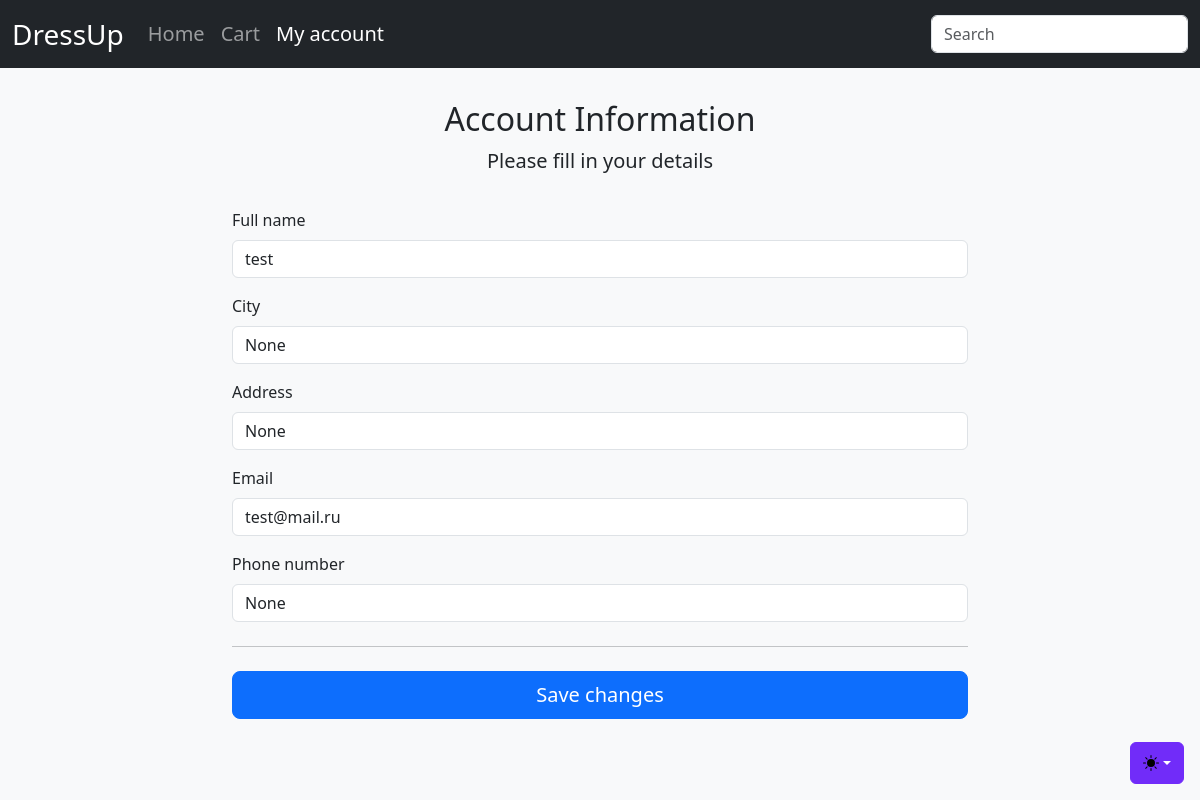
Before: /profile (signed in) with the older database file.
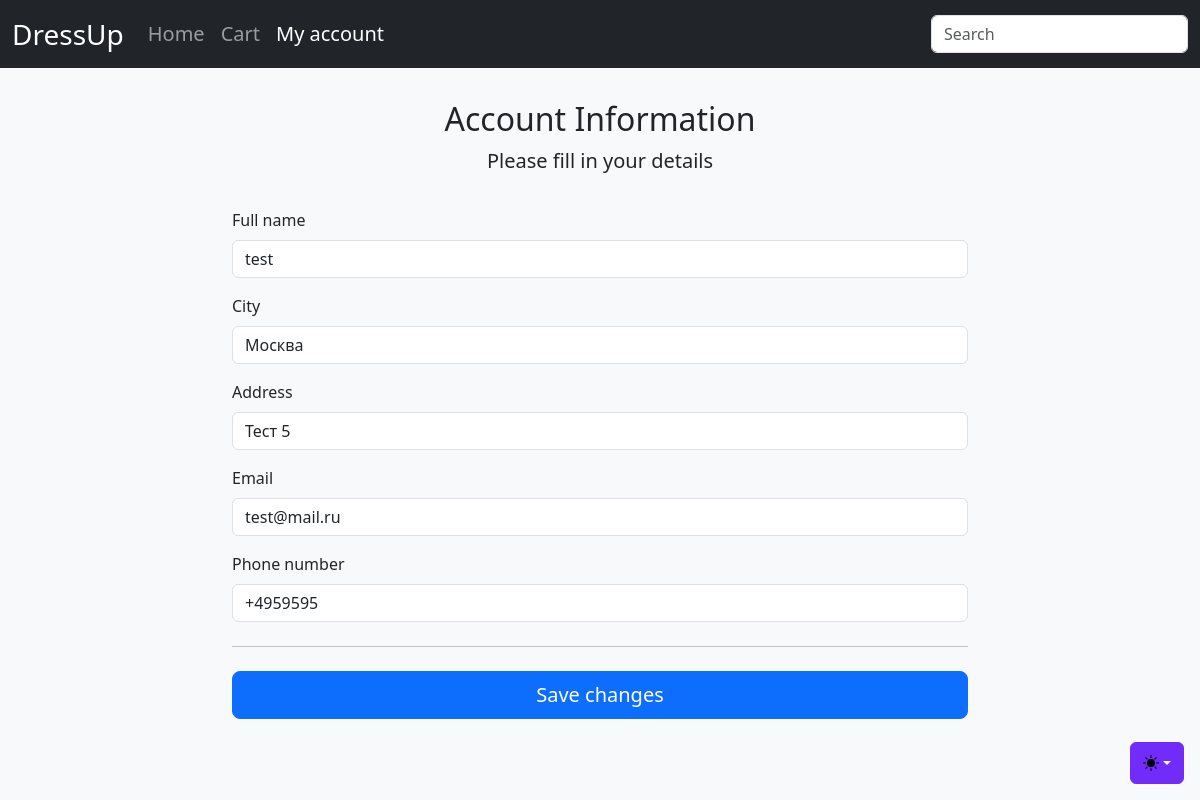
After: the same page with the newer database file.
### data.py (models this page shows)
class User(UserMixin, db.Model):
    id = db.Column(db.Integer, primary_key=True)
    email = db.Column(db.String(120), unique=True, nullable=False)
    password = db.Column(db.String(128), nullable=False)
    name = db.Column(db.String(100))
    phone = db.Column(db.String(100))
    city = db.Column(db.String(100))
    address = db.Column(db.String(100))
    orders = db.relationship('Order', backref='user', lazy=True)

### app.py (the view, shortened to what this page needs)
@app.route("/profile", methods=['GET', 'POST'])
@login_required
def profile():
    return render_template('profile.html', user=current_user)

### app.py (called while the page is built)
@login_manager.user_loader
def load_user(user_id):
    return User.query.get(int(user_id))

### templates/profile.html (shortened to what this page needs)
<!doctype html>
<html lang="en" data-bs-theme="auto">
  <head>
    <link href="../static/css/bootstrap.min.css" rel="stylesheet">
  </head>
  <body class="bg-body-tertiary">
    {% include 'partials/theme_switcher.html' %}
    {% include 'partials/navbar.html' %}
    <div class="container">
      <main>
        <div class="form-container">
          <div class="form-header">
            <h2>Account Information</h2>
            <p class="lead">Please fill in your details</p>
          </div>
          <form class="needs-validation" method="POST" novalidate>
            <div class="row g-3">
              <div class="col-12">
                <label for="fullName" class="form-label">Full name</label>
                <input type="text" class="form-control" id="fullName" name="full_name"
                       value="{% if user %}{{ user.name }}{% endif %}"
                       placeholder="Your full name" required>
              </div>
              <div class="col-12">
                <label for="city" class="form-label">City</label>
                <input type="text" class="form-control" id="city" name="city"
                       value="{{ user.city if user else '' }}" placeholder="Your city" required>
              </div>
              <div class="col-12">
                <label for="address" class="form-label">Address</label>
                <input type="text" class="form-control" id="address" name="address"
                       value="{{ user.address if user else '' }}" placeholder="Street and house number" required>
              </div>
              <div class="col-12">
                <label for="email" class="form-label">Email</label>
                <input type="email" class="form-control" id="email" name="email"
                       value="{{ user.email if user else '' }}" placeholder="you@example.com" required>
              </div>
              <div class="col-12">
                <label for="phone" class="form-label">Phone number</label>
                <input type="tel" class="form-control" id="phone" name="phone"
                       value="{{ user.phone if user else '' }}" placeholder="+1234567890" required>
              </div>
            </div>
            <hr class="my-4">
            <button class="w-100 btn btn-primary btn-lg" type="submit">Save changes</button>
          </form>
        </div>
      </main>
    </div>
  </body>
</html>

Changed rows visible on the page:
changed User "test": city "None" → "Москва"; address "None" → "Тест 5"; phone "None" → "+4959595"
